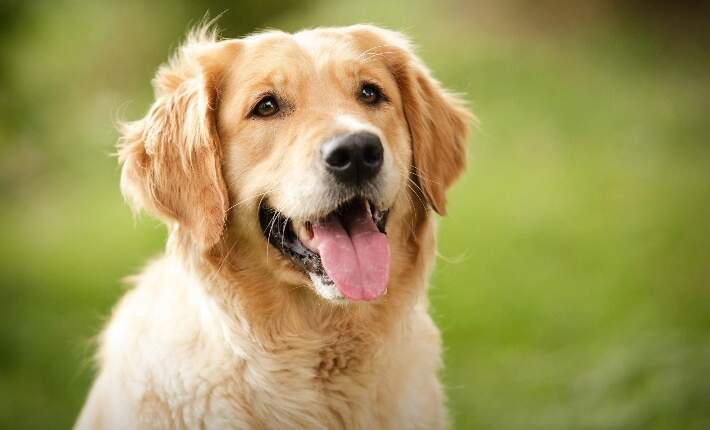
#> input picture dog.jpg, 710 x 430 px, found by its file name
$ python exp1.py
#> lines starting #> are read from the running program, lines starting #| are printed output that depends on the picture; after the words box and inside, x2 and y2 are one past the last pixel; in counts of white or black regions, pixels touching at a corner belong together
# ==========================================================
# IMAGE PROCESSING USING OPENCV
# ==========================================================

# Import required libraries
import cv2
import numpy as np
import matplotlib.pyplot as plt

# ----------------------------------------------------------
# Load Image
# ----------------------------------------------------------
image_path = r"E:\sem 7\CV LAB\dog.jpg"
image = cv2.imread(image_path)
#> image is the input picture: shape (430, 710, 3); mean B, G, R 89.5, 151.3, 160.4

# Display original image
cv2.imshow("Original Image", image)
cv2.waitKey(0)
cv2.destroyAllWindows()

# ----------------------------------------------------------
# Image Information
# ----------------------------------------------------------
print("Image Dimensions :", image.shape)
#| Image Dimensions : (430, 710, 3)
print("Data Type        :", image.dtype)
#| Data Type        : uint8

# ----------------------------------------------------------
# Crop Selected Region
# ----------------------------------------------------------
cropped_image = image[400:880, 90:700]
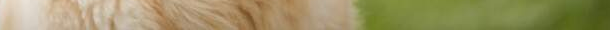
#> cropped_image: shape (30, 610, 3); mean B, G, R 101.5, 147.9, 156.6

cv2.imshow("Cropped Image", cropped_image)
cv2.waitKey(0)
cv2.destroyAllWindows()

# ----------------------------------------------------------
# Resize Image
# ----------------------------------------------------------
resized_image = cv2.resize(image, (350, 550))
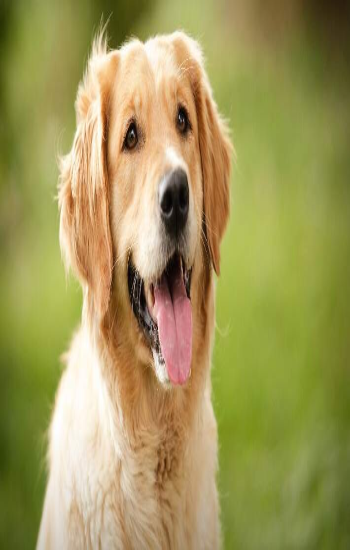
#> resized_image: shape (550, 350, 3); mean B, G, R 89.4, 151.2, 160.3

cv2.imshow("Resized Image", resized_image)
cv2.waitKey(0)
cv2.destroyAllWindows()

# ----------------------------------------------------------
# Modify a Pixel Value
# ----------------------------------------------------------
modified_image = image.copy()

# Change one pixel to black
modified_image[120, 100] = (0, 0, 0)
#> modified_image: shape (430, 710, 3); under 0.01% of pixels changed, all inside (x1, y1, x2, y2) = (100, 120, 101, 121)

cv2.imshow("Modified Pixel", modified_image)
cv2.waitKey(0)
cv2.destroyAllWindows()

# ----------------------------------------------------------
# Convert to Grayscale
# ----------------------------------------------------------
gray_image = cv2.cvtColor(image, cv2.COLOR_BGR2GRAY)
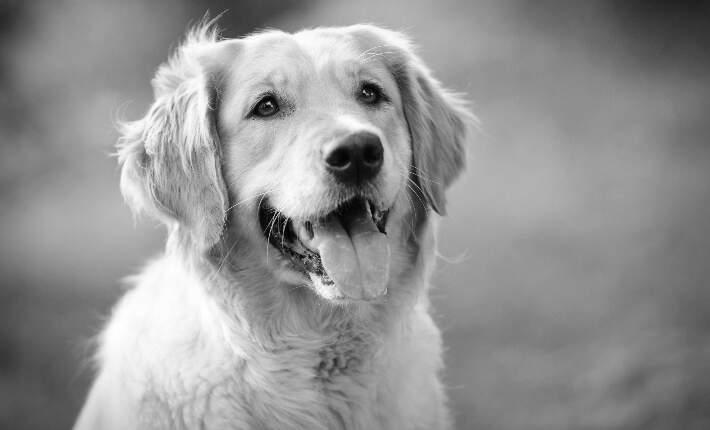
#> gray_image: shape (430, 710); min 1, max 255, mean 147

cv2.imshow("Grayscale Image", gray_image)
cv2.waitKey(0)
cv2.destroyAllWindows()

# ----------------------------------------------------------
# BGR vs RGB Comparison
# ----------------------------------------------------------
rgb_image = cv2.cvtColor(image, cv2.COLOR_BGR2RGB)

plt.figure(figsize=(10,5))

plt.subplot(1,2,1)
plt.imshow(image)
plt.title("BGR Display")
plt.axis("off")

plt.subplot(1,2,2)
plt.imshow(rgb_image)
plt.title("RGB Display")
plt.axis("off")

plt.tight_layout()
plt.show()
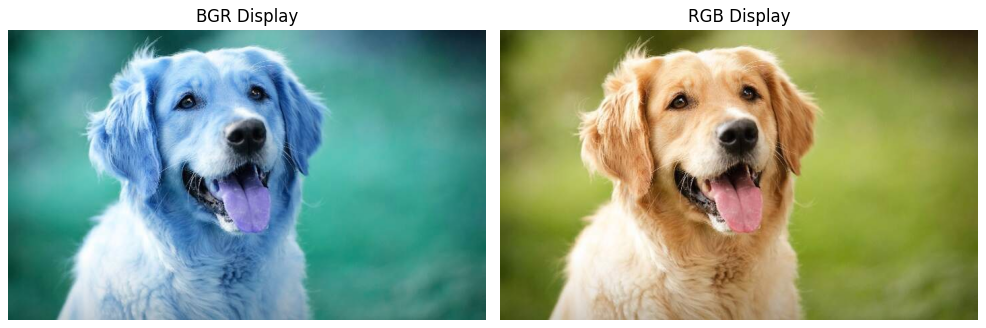
#> figure drawn by matplotlib, 2 panels; B, G, R data is drawn as R, G, B

# ----------------------------------------------------------
# Display Red Color Channel
# ----------------------------------------------------------
red_channel = image[:, :, 2]
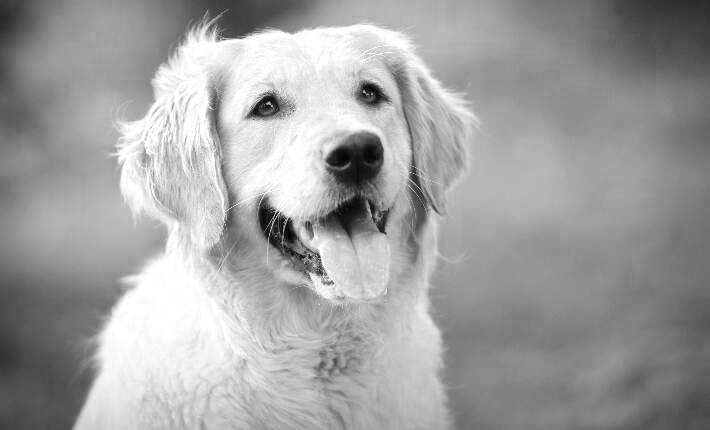
#> red_channel: shape (430, 710); min 0, max 255, mean 160.4

plt.figure(figsize=(5,5))
plt.imshow(red_channel, cmap="gray")
plt.title("Red Channel")
plt.axis("off")
plt.show()

# ==========================================================
# Additional Image Operations
# ==========================================================

# Horizontal Flip
horizontal_flip = cv2.flip(image, 1)
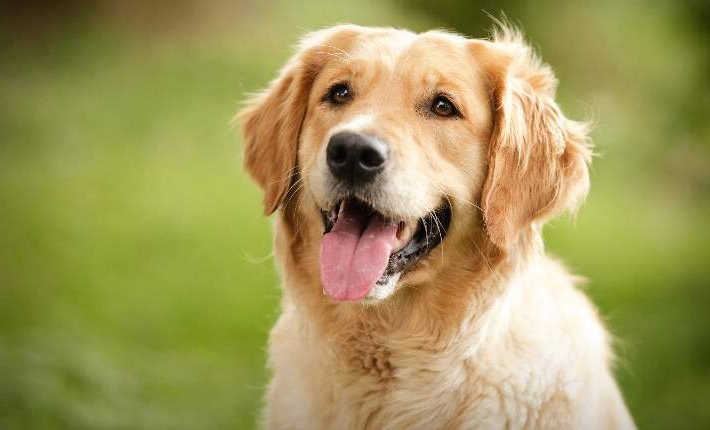
#> horizontal_flip: shape (430, 710, 3); mean B, G, R 89.5, 151.3, 160.4

cv2.imshow("Horizontal Flip", horizontal_flip)
cv2.waitKey(0)
cv2.destroyAllWindows()

# Rotate 90 Degrees Clockwise
rotated_image = cv2.rotate(image, cv2.ROTATE_90_CLOCKWISE)
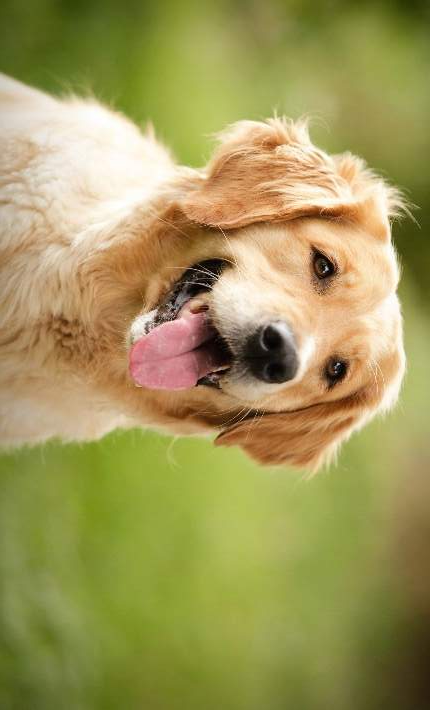
#> rotated_image: shape (710, 430, 3); mean B, G, R 89.5, 151.3, 160.4

cv2.imshow("Rotated Image", rotated_image)
cv2.waitKey(0)
cv2.destroyAllWindows()

# Apply Gaussian Blur
gaussian_blur = cv2.GaussianBlur(image, (15, 15), 0)

cv2.imshow("Gaussian Blur", gaussian_blur)
cv2.waitKey(0)
cv2.destroyAllWindows()
